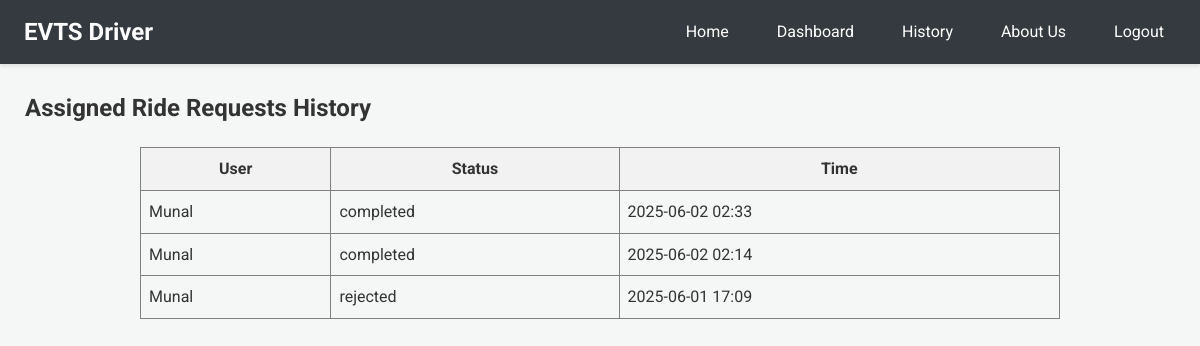
The page /driver-history (signed in) on the database as committed earlier.
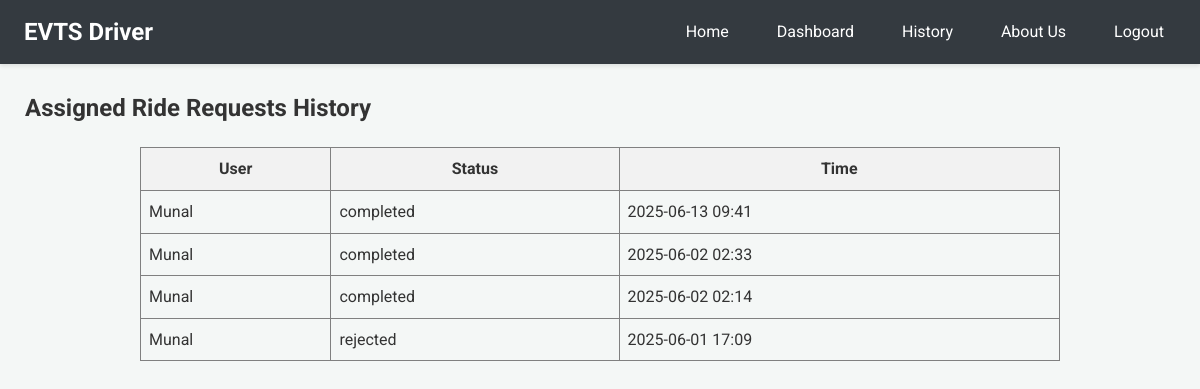
The same page on the database as committed later.
### app.py (models this page shows)
class User(db.Model):
    email = db.Column(db.String(120), primary_key=True)
    name = db.Column(db.String(100))
    phone = db.Column(db.String(15))
    password = db.Column(db.String(100))
    latitude = db.Column(db.Float, nullable=True)
    longitude = db.Column(db.Float, nullable=True)

class RideRequest(db.Model):
    __tablename__ = 'ride_request'
    id = db.Column(db.Integer, primary_key=True)
    user_email = db.Column(db.String(100), nullable=False)
    driver_email = db.Column(db.String(100), nullable=False)
    user_latitude_at_request = db.Column(db.Float, nullable=True)
    user_longitude_at_request = db.Column(db.Float, nullable=True)
    timestamp = db.Column(db.DateTime, default=datetime.utcnow)
    status = db.Column(db.String(20), default='Pending')

### app.py (the view)
@app.route('/driver-history')
def driver_history():
    if 'driver' not in session: return redirect('/login')
    reqs = RideRequest.query.filter_by(driver_email=session['driver']).order_by(RideRequest.timestamp.desc()).all()
    s_reqs = [{'user_name': (User.query.get(r.user_email).name or r.user_email),
               'status': r.status, 'timestamp': r.timestamp.strftime('%Y-%m-%d %H:%M')} for r in reqs]
    return render_template('driver_history.html', requests=s_reqs)

### templates/driver_history.html
{% extends 'driver_base.html' %}
{% block content %}
<h2>Assigned Ride Requests History</h2>
{% if requests %}
<table border="1" cellpadding="8" cellspacing="0" style="border-collapse: collapse; width: 80%; margin: 20px auto;">
  <thead>
    <tr style="background-color: #f2f2f2;">
      <th>User</th>
      <th>Status</th>
      <th>Time</th>
    </tr>
  </thead>
  <tbody>
  {% for req in requests %}
  <tr>
    <td>{{ req.user_name }}</td>
    <td>{{ req.status }}</td>
    <td>{{ req.timestamp }}</td>
  </tr>
  {% endfor %}
  </tbody>
</table>
{% else %}
<p>You have no assigned ride request history.</p>
{% endif %}
{% endblock %}

Rows that differ between the two databases and show on the page:
added RideRequest: status "completed"
Other text that changed with them:
new list line: "Munal"
new list line: "2025-06-13 09:41"
